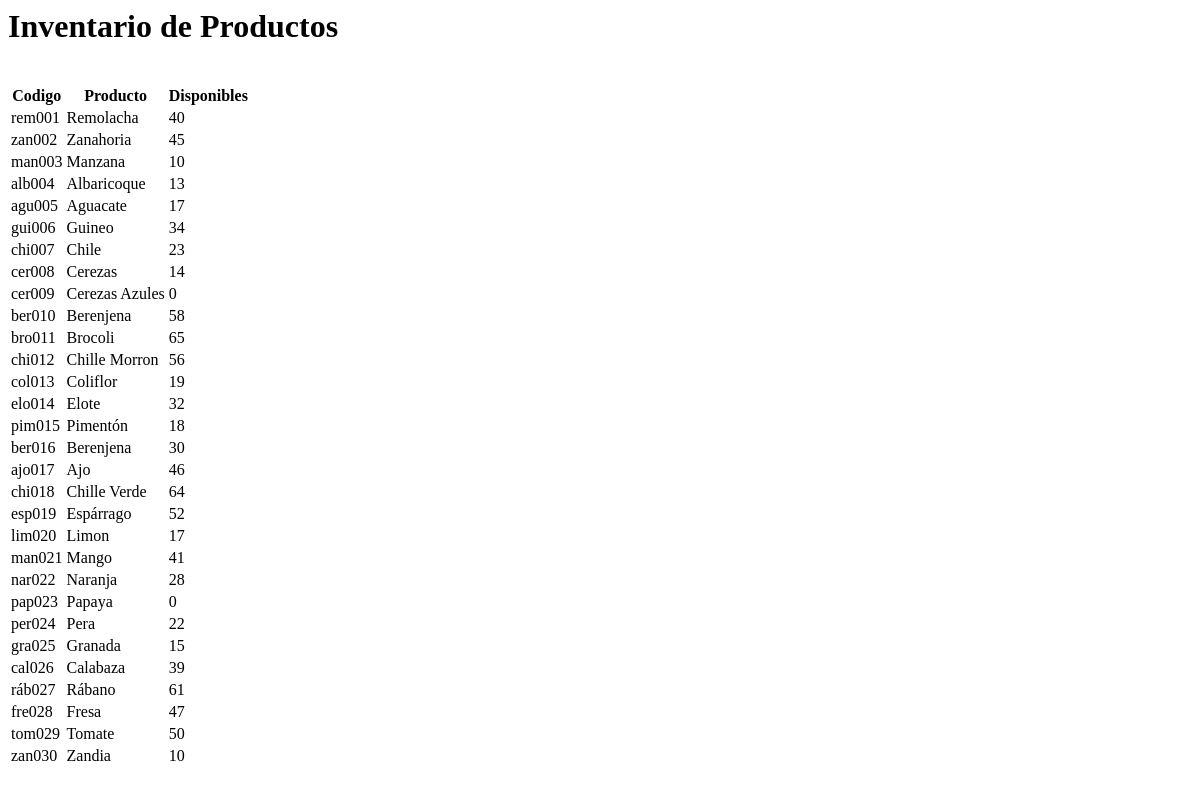
Page /core/app/view/inventary-view.php on the committed database.
### tables this page shows
CREATE TABLE `product` (
  `id` int(11) NOT NULL AUTO_INCREMENT,
  `image` varchar(255) DEFAULT NULL,
  `barcode` varchar(50) DEFAULT NULL,
  `name` varchar(50) DEFAULT NULL,
  `description` text,
  `inventary_min` int(11) DEFAULT '10',
  `price_in` float DEFAULT NULL,
  `price_out` float DEFAULT NULL,
  `unit` varchar(255) DEFAULT NULL,
  `presentation` varchar(255) DEFAULT NULL,
  `user_id` int(11) DEFAULT NULL,
  `category_id` int(11) DEFAULT NULL,
  `created_at` datetime DEFAULT NULL,
  `is_active` tinyint(1) DEFAULT '1',
  PRIMARY KEY (`id`),
  KEY `category_id` (`category_id`),
  KEY `user_id` (`user_id`),
  CONSTRAINT `product_ibfk_1` FOREIGN KEY (`category_id`) REFERENCES `category` (`id`),
  CONSTRAINT `product_ibfk_2` FOREIGN KEY (`user_id`) REFERENCES `user` (`id`)
);

### core/controller/Executor.php (called while the page is built, shortened)
<?php
class Executor {
	public static function doit($sql){
		$con = Database::getCon();
		return array($con->query($sql),$con->insert_id);
	}
}
?>

### core/app/model/ProductData.php (called while the page is built, shortened)
<?php
class ProductData {
	public static $tablename = "product";
	public static function getAll(){
		$sql = "select * from ".self::$tablename;
		$query = Executor::doit($sql);
		return Model::many($query[0],new ProductData());
	}
}
?>

### core/controller/Model.php (called while the page is built, shortened)
<?php
class Model {
	public static function many($query,$aclass){
		$cnt = 0;
		$array = array();
		while($r = $query->fetch_array()){
			$array[$cnt] = new $aclass;
			$cnt2=1;
			foreach ($r as $key => $v) {
				if($cnt2>0 && $cnt2%2==0){
					$array[$cnt]->$key = $v;
				}
				$cnt2++;
			}
			$cnt++;
		}
		return $array;
	}
}
?>

### core/app/model/OperationData.php (called while the page is built, shortened)
<?php
class OperationData {
	public static $tablename = "operation";
	public static function getQYesF($product_id){
		$q=0;
		$operations = self::getAllByProductId($product_id);
		$input_id = OperationTypeData::getByName("entrada")->id;
		$output_id = OperationTypeData::getByName("salida")->id;
		foreach($operations as $operation){
				if($operation->operation_type_id==$input_id){ $q+=$operation->q; }
				else if($operation->operation_type_id==$output_id){  $q+=(-$operation->q); }
		}
		return $q;
	}
	public static function getAllByProductId($product_id){
		$sql = "select * from ".self::$tablename." where product_id=$product_id  order by created_at desc";
		$query = Executor::doit($sql);
		return Model::many($query[0],new OperationData());
	}
}
?>

### core/app/model/OperationTypeData.php (called while the page is built, shortened)
<?php
class OperationTypeData {
	public static $tablename = "operation_type";
	public static function getByName($name){
		 $sql = "select * from ".self::$tablename." where name=\"$name\"";
		$query = Executor::doit($sql);
		$found = null;
		$data = new OperationTypeData();
		while($r = $query[0]->fetch_array()){
			$data->id = $r['id'];
			$data->name = $r['name'];
			$found = $data;
			break;
		}
		return $found;
	}
}
?>

### core/app/view/inventary-view.php (the view, shortened to what this page needs)
<div class="row">
	<div class="col-md-12">
		<h1><i class="glyphicon glyphicon-stats"></i> Inventario de Productos</h1>
		<?php
			$products = ProductData::getAll();
		?>
		<br>
		<link rel="stylesheet" type="text/css" href="plugins/datatables/jquery.dataTables.css">
		<table id="table_id" class="table table-bordered table-hover display">
			<thead>
				<th>Codigo</th>
				<th>Producto</th>
				<th>Disponibles</th>
				<th></th>
			</thead>
			<?php foreach($products as $product):
			$q=OperationData::getQYesF($product->id);
			?>
			<tr class="<?php if($q<=$product->inventary_min/2){ echo "danger";}else if($q<=$product->inventary_min){ echo "warning";}?>">
				<td><?php echo $product->barcode; ?></td>
				<td><?php echo $product->name; ?></td>
				<td>
					<?php echo $q; ?>
				</td>
				<td style="width:93px;">
			</tr>
			<?php endforeach;?>
		</table>
	</div>
</div>

### rows in the picture
product: barcode "rem001", name "Remolacha", q "40"
product: barcode "zan002", name "Zanahoria", q "45"
product: barcode "man003", name "Manzana", q "10"
product: barcode "alb004", name "Albaricoque", q "13"
product: barcode "agu005", name "Aguacate", q "17"
product: barcode "gui006", name "Guineo", q "34"
product: barcode "chi007", name "Chile", q "23"
product: barcode "cer008", name "Cerezas", q "14"
product: barcode "cer009", name "Cerezas Azules", q "0"
product: barcode "ber010", name "Berenjena", q "58"
product: barcode "bro011", name "Brocoli", q "65"
product: barcode "chi012", name "Chille Morron", q "56"
product: barcode "col013", name "Coliflor", q "19"
product: barcode "elo014", name "Elote", q "32"
product: barcode "pim015", name "Pimentón", q "18"
product: barcode "ber016", name "Berenjena", q "30"
product: barcode "ajo017", name "Ajo", q "46"
product: barcode "chi018", name "Chille Verde", q "64"
product: barcode "esp019", name "Espárrago", q "52"
product: barcode "lim020", name "Limon", q "17"
product: barcode "man021", name "Mango", q "41"
product: barcode "nar022", name "Naranja", q "28"
product: barcode "pap023", name "Papaya", q "0"
product: barcode "per024", name "Pera", q "22"
product: barcode "gra025", name "Granada", q "15"
product: barcode "cal026", name "Calabaza", q "39"
product: barcode "ráb027", name "Rábano", q "61"
product: barcode "fre028", name "Fresa", q "47"
product: barcode "tom029", name "Tomate", q "50"
product: barcode "zan030", name "Zandia", q "10"
